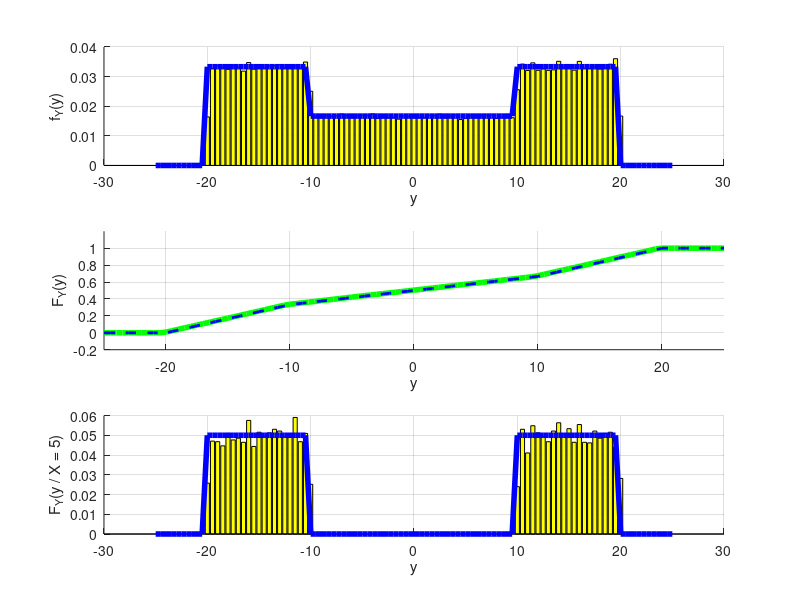

Source code (MATLAB):
% Lucas Coelho Raupp - Questão 10

% ----------------------------------------------------------------------------

% b) Pr[X >= Y]

clc; close all; clear all;

N = 100000;  % Numero de experimentos probabilisticos

X = zeros(1, N);
Y = zeros(1, N);

i = 1;
while i <= N
  X(i) = 20 * rand();
  Y(i) = 40 * rand() - 20;
  
  if (0 <= X(i) && X(i) <= 20 && -20 <= Y(i) && Y(i) <= 20) != (0 <= X(i) && X(i) <= 10 && -10 <= Y(i) && Y(i) <= 10)
    i += 1;
  end
end

PrX_maior_igual_Y_sim = mean(X >= Y)
PrX_maior_igual_Y_teo = 0.75

% ----------------------------------------------------------------------------

% c) PDF marginal de Y

y = -25 : 0.5 : 25;

histY = hist(Y, y);
pdfY_sim = histY / trapz(y, histY);
pdfY_teo = 2/60 .* (-20 <= y & y < -10) + ...
           1/60 .* (-10 <= y & y < 10) + ...
           2/60 .* (10 <= y & y < 20);

figure
subplot(3, 1, 1); grid on; hold on;
bar(y, pdfY_sim, 'y');
plot(y, pdfY_teo, 'b', 'LineWidth', 4);
xlabel('y'); ylabel('f_Y(y)');

% ----------------------------------------------------------------------------

% d) CDF marginal de Y

cdfY_sim = cumsum(histY) / N;
cdfY_teo = (2 * y + 40) / 60  .*  (-20 <= y & y < -10)  + ...
           (y + 30) / 60      .*  (-10 <= y & y < 10)   + ...
           (2 * y + 20) / 60  .*  (10 <= y & y < 20)    + ...
           1                  .*  (20 <= y);

subplot(3, 1, 2); grid on; hold on;
plot(y, cdfY_sim, 'g', 'LineWidth', 4);
plot(y, cdfY_teo, 'b--', 'LineWidth', 2);
xlabel('y'); ylabel('F_Y(y)');
xlim([-25 25]); ylim([-0.2, 1.2]);

% ----------------------------------------------------------------------------

% e) PDF condicional de Y dado que X = 5.

idx = (4 <= X) & (X <= 6);
histY_condX = hist(Y(idx), y);
pdfY_condX_sim = histY_condX / trapz(y, histY_condX);
pdfY_condX_teo = 1/20 .*  (-20 <= y & y < -10)  + ...
                 0    .*  (-10 <= y & y < 10)   + ...
                 1/20 .*  (10 <= y & y < 20);

subplot(3, 1, 3); grid on; hold on;
bar(y, pdfY_condX_sim, 'y');
plot(y, pdfY_condX_teo, 'b', 'LineWidth', 4);
xlabel('y'); ylabel('F_Y(y / X = 5)');

% ----------------------------------------------------------------------------

% f) Covariância entre X e Y

rhoXY_sim = cov(X, Y) / sqrt(var(X) * var(Y))
covXY_teo = 0